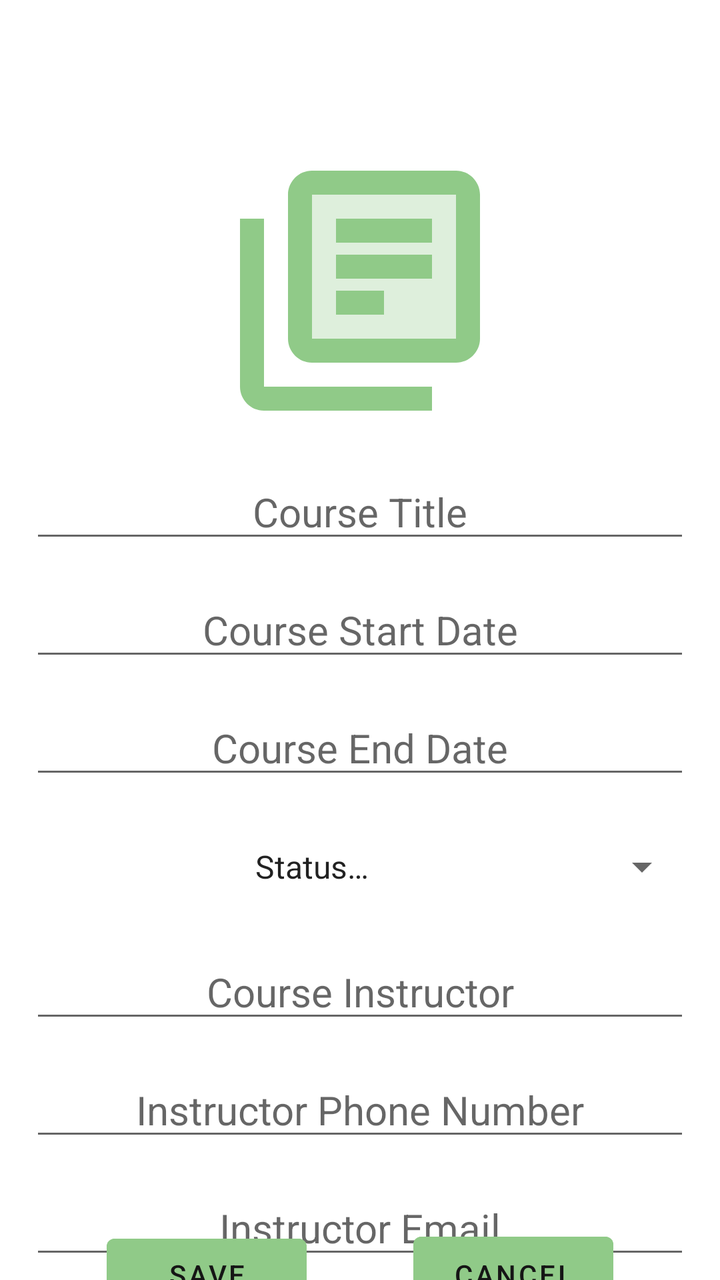
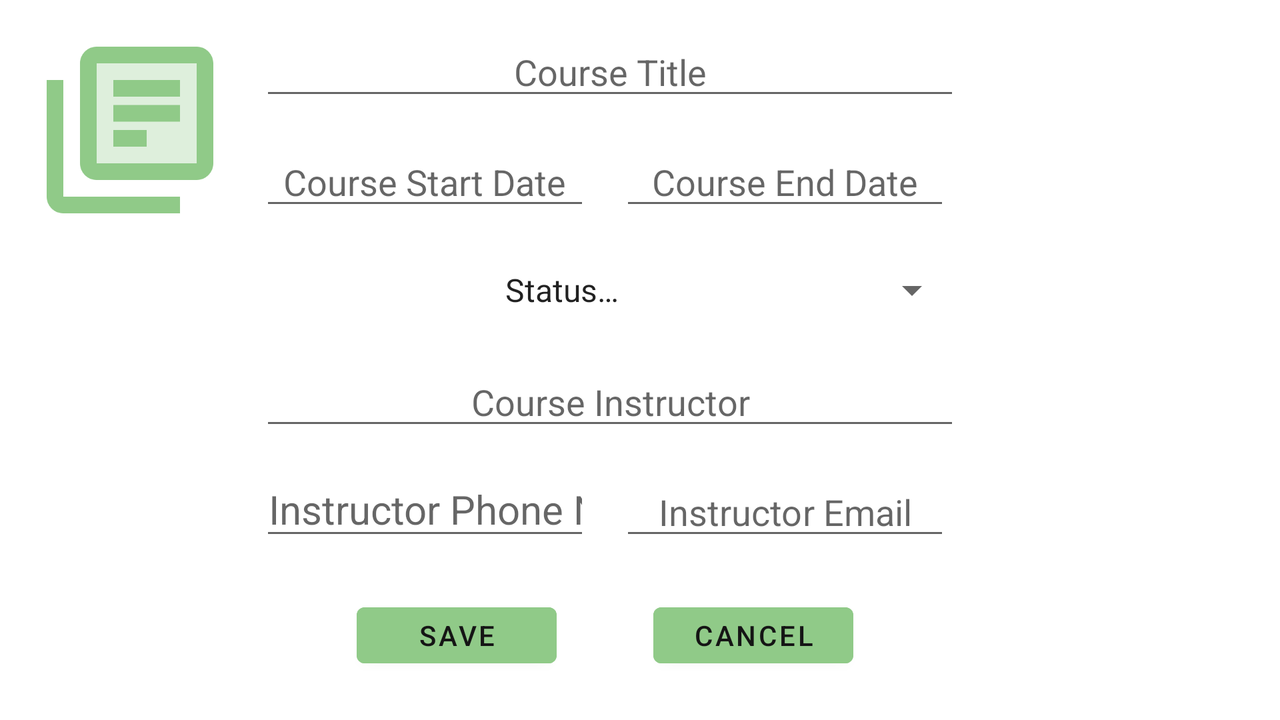

Two renders of one Android screen. The first uses the default layout on a phone; the second uses the alternative layout the repository ships for a different screen configuration, on a matching device. The two XML files are below.
<!-- AndroidManifest.xml: application theme Theme.ABM2_MobileApplication -->
<!-- res/layout/popup_new_course.xml -->
<?xml version="1.0" encoding="utf-8"?>
<androidx.constraintlayout.widget.ConstraintLayout xmlns:android="http://schemas.android.com/apk/res/android"
    xmlns:app="http://schemas.android.com/apk/res-auto"
    xmlns:tools="http://schemas.android.com/tools"
    android:layout_width="match_parent"
    android:layout_height="match_parent">

    <ImageView
        android:id="@+id/imageCourse"
        android:layout_width="144dp"
        android:layout_height="144dp"
        android:layout_margin="15dp"
        app:layout_constraintBottom_toBottomOf="parent"
        app:layout_constraintEnd_toEndOf="parent"
        app:layout_constraintHorizontal_bias="0.5"
        app:layout_constraintStart_toStartOf="parent"
        app:layout_constraintTop_toTopOf="parent"
        app:layout_constraintVertical_bias="0.125"
        app:srcCompat="@drawable/ic_twotone_library_books_24" />


    <EditText
        android:id="@+id/courseTitleText"
        android:layout_width="match_parent"
        android:layout_height="wrap_content"
        android:layout_margin="15dp"
        android:hint="Course Title"
        android:textAlignment="center"
        android:textSize="20sp"
        tools:layout_editor_absoluteX="15dp"
        tools:layout_editor_absoluteY="258dp"
        app:layout_constraintTop_toBottomOf="@+id/imageCourse"/>

    <EditText
        android:id="@+id/courseStartText"
        android:layout_width="match_parent"
        android:layout_height="wrap_content"
        android:layout_margin="15dp"
        android:hint="Course Start Date"
        android:focusable="false"
        android:textAlignment="center"
        android:textSize="20sp"
        app:layout_constraintTop_toBottomOf="@+id/courseTitleText" />

    <EditText
        android:id="@+id/courseEndText"
        android:layout_width="match_parent"
        android:layout_height="wrap_content"
        android:layout_margin="15dp"
        android:hint="Course End Date"
        android:focusable="false"
        android:textAlignment="center"
        android:textSize="20sp"
        app:layout_constraintTop_toBottomOf="@+id/courseStartText" />

    <Spinner
        android:id="@+id/statusSpinner"
        android:layout_width="match_parent"
        android:layout_height="48dp"
        android:layout_margin="15dp"
        android:defaultFocusHighlightEnabled="false"
        android:entries="@array/status_array"
        android:textAlignment="center"
        android:textSize="20sp"
        app:layout_constraintTop_toBottomOf="@+id/courseEndText" />

    <EditText
        android:id="@+id/instructorName"
        android:layout_width="match_parent"
        android:layout_height="wrap_content"
        android:layout_margin="15dp"
        android:hint="Course Instructor"
        android:textAlignment="center"
        android:textSize="20sp"
        app:layout_constraintTop_toBottomOf="@id/statusSpinner" />

    <EditText
        android:id="@+id/instructorPhone"
        android:layout_width="match_parent"
        android:layout_height="wrap_content"
        android:layout_margin="15dp"
        android:hint="Instructor Phone Number"
        android:inputType="phone"
        android:textAlignment="center"
        android:textSize="20sp"
        app:layout_constraintTop_toBottomOf="@+id/instructorName" />

    <EditText
        android:id="@+id/instructorEmail"
        android:layout_width="match_parent"
        android:layout_height="wrap_content"
        android:layout_margin="15dp"
        android:hint="Instructor Email"
        android:inputType="textEmailAddress"
        android:textAlignment="center"
        android:textSize="20sp"
        app:layout_constraintTop_toBottomOf="@+id/instructorPhone" />

    <Button
        android:id="@+id/saveButton"
        android:layout_width="wrap_content"
        android:layout_height="wrap_content"
        android:backgroundTint="@color/secondary"
        android:minWidth="100dp"
        android:minHeight="48dp"
        android:text="Save"
        android:textColor="@color/secondary_text"
        app:layout_constraintBottom_toBottomOf="parent"
        app:layout_constraintEnd_toStartOf="@+id/cancelButton"
        app:layout_constraintHorizontal_bias="0.5"
        app:layout_constraintStart_toStartOf="parent"
        app:layout_constraintTop_toBottomOf="@+id/instructorEmail" />

    <Button
        android:id="@+id/cancelButton"
        android:layout_width="wrap_content"
        android:layout_height="wrap_content"
        android:backgroundTint="@color/secondary"
        android:minWidth="100dp"
        android:minHeight="50dp"
        android:text="Cancel"
        android:textColor="@color/secondary_text"
        app:layout_constraintBottom_toBottomOf="parent"
        app:layout_constraintEnd_toEndOf="parent"
        app:layout_constraintHorizontal_bias="0.5"
        app:layout_constraintStart_toEndOf="@+id/saveButton"
        app:layout_constraintTop_toBottomOf="@+id/instructorEmail" />

</androidx.constraintlayout.widget.ConstraintLayout>
<!-- resources referenced by this layout -->
<resources>
  <string-array name="status_array">
          <item>Status…</item>
          <item>In Progress</item>
          <item>Completed</item>
          <item>Dropped</item>
          <item>Plan to Take</item>
      </string-array>
  <color name="secondary">#90CA88</color>
  <color name="secondary_text">#151515</color>
  <!-- drawable ic_twotone_library_books_24 (drawable) -->
  <vector android:height="24dp" android:tint="#90CA88"
      android:viewportHeight="24" android:viewportWidth="24"
      android:width="24dp" xmlns:android="http://schemas.android.com/apk/res/android">
      <path android:fillAlpha="0.3"
          android:fillColor="@android:color/white"
          android:pathData="M8,16h12L20,4L8,4v12zM10,6h8v2h-8L10,6zM10,9h8v2h-8L10,9zM10,12h4v2h-4v-2z" android:strokeAlpha="0.3"/>
      <path android:fillColor="@android:color/white" android:pathData="M4,22h14v-2L4,20L4,6L2,6v14c0,1.1 0.9,2 2,2zM6,4v12c0,1.1 0.9,2 2,2h12c1.1,0 2,-0.9 2,-2L22,4c0,-1.1 -0.9,-2 -2,-2L8,2c-1.1,0 -2,0.9 -2,2zM20,16L8,16L8,4h12v12zM10,9h8v2h-8zM10,12h4v2h-4zM10,6h8v2h-8z"/>
  </vector>
  <style name="Theme.ABM2_MobileApplication" parent="Theme.MaterialComponents.DayNight.DarkActionBar">
          
          <item name="colorPrimary">@color/primary</item>
          <item name="colorPrimaryVariant">@color/primary_light</item>
          <item name="colorOnPrimary">@color/primary_text</item>
          
          <item name="colorSecondary">@color/secondary</item>
          <item name="colorSecondaryVariant">@color/secondary_light</item>
          <item name="colorOnSecondary">@color/secondary_text</item>
          
          <item name="android:statusBarColor" tools:targetApi="l">?attr/colorPrimaryVariant</item>
          
      </style>
  <color name="primary">#0a872d</color>
  <color name="primary_light">#4fb85a</color>
  <color name="primary_text">#DADADA</color>
  <color name="secondary_light">#DADADA</color>
</resources>
<!-- res/layout-land/popup_new_course.xml (the repository's variant of the layout above) -->
<!-- drawn on the phone turned sideways -->
<?xml version="1.0" encoding="utf-8"?>
<androidx.constraintlayout.widget.ConstraintLayout xmlns:android="http://schemas.android.com/apk/res/android"
    xmlns:app="http://schemas.android.com/apk/res-auto"
    xmlns:tools="http://schemas.android.com/tools"
    android:layout_width="match_parent"
    android:layout_height="match_parent">

    <ImageView
        android:id="@+id/imageCourse"
        android:layout_width="100dp"
        android:layout_height="100dp"
        android:layout_margin="15dp"
        app:layout_constraintStart_toStartOf="parent"
        app:layout_constraintTop_toTopOf="parent"
        app:srcCompat="@drawable/ic_twotone_library_books_24" />

    <EditText
        android:id="@+id/courseTitleText"
        android:layout_width="350dp"
        android:layout_height="40dp"
        android:layout_margin="15dp"
        android:hint="Course Title"
        android:singleLine="true"
        android:textAlignment="center"
        android:textSize="18sp"
        app:layout_constraintStart_toEndOf="@+id/imageCourse"
        app:layout_constraintTop_toTopOf="parent" />

    <EditText
        android:id="@+id/courseStartText"
        android:layout_width="165dp"
        android:layout_height="40dp"
        android:layout_margin="15dp"
        android:focusable="false"
        android:hint="Course Start Date"
        android:textAlignment="center"
        android:textSize="18sp"
        app:layout_constraintStart_toEndOf="@id/imageCourse"
        app:layout_constraintTop_toBottomOf="@+id/courseTitleText" />

    <EditText
        android:id="@+id/courseEndText"
        android:layout_width="165dp"
        android:layout_height="40dp"
        android:layout_margin="15dp"
        android:focusable="false"
        android:hint="Course End Date"
        android:textAlignment="center"
        android:textSize="18sp"
        app:layout_constraintStart_toEndOf="@+id/courseStartText"
        app:layout_constraintTop_toBottomOf="@+id/courseTitleText" />

    <Spinner
        android:id="@+id/statusSpinner"
        android:layout_width="350dp"
        android:layout_height="40dp"
        android:layout_margin="15dp"
        android:defaultFocusHighlightEnabled="false"
        android:entries="@array/status_array"
        android:textAlignment="center"
        android:textSize="18sp"
        app:layout_constraintStart_toEndOf="@id/imageCourse"
        app:layout_constraintTop_toBottomOf="@+id/courseEndText" />

    <EditText
        android:id="@+id/instructorName"
        android:layout_width="350dp"
        android:layout_height="40dp"
        android:layout_margin="15dp"
        android:hint="Course Instructor"
        android:inputType="textPersonName"
        android:singleLine="true"
        android:textAlignment="center"
        android:textSize="18sp"
        app:layout_constraintStart_toEndOf="@id/imageCourse"
        app:layout_constraintTop_toBottomOf="@id/statusSpinner" />

    <EditText
        android:id="@+id/instructorPhone"
        android:layout_width="165dp"
        android:layout_height="40dp"
        android:layout_margin="15dp"
        android:hint="Instructor Phone Number"
        android:inputType="phone"
        android:textAlignment="center"
        android:textSize="20sp"
        app:layout_constraintStart_toEndOf="@id/imageCourse"
        app:layout_constraintTop_toBottomOf="@+id/instructorName" />

    <EditText
        android:id="@+id/instructorEmail"
        android:layout_width="165dp"
        android:layout_height="40dp"
        android:layout_margin="15dp"
        android:hint="Instructor Email"
        android:inputType="textEmailAddress"
        android:textAlignment="center"
        android:textSize="18sp"
        app:layout_constraintStart_toEndOf="@+id/instructorPhone"
        app:layout_constraintTop_toBottomOf="@+id/instructorName" />

    <Button
        android:id="@+id/saveButton"
        android:layout_width="wrap_content"
        android:layout_height="40dp"
        android:backgroundTint="@color/secondary"
        android:minWidth="100dp"
        android:minHeight="48dp"
        android:text="Save"
        android:textColor="@color/secondary_text"
        app:layout_constraintBottom_toBottomOf="parent"
        app:layout_constraintEnd_toStartOf="@+id/cancelButton"
        app:layout_constraintHorizontal_bias="0.5"
        app:layout_constraintStart_toStartOf="@+id/instructorPhone"
        app:layout_constraintTop_toBottomOf="@+id/instructorEmail" />

    <Button
        android:id="@+id/cancelButton"
        android:layout_width="wrap_content"
        android:layout_height="40dp"
        android:backgroundTint="@color/secondary"
        android:minWidth="100dp"
        android:minHeight="50dp"
        android:text="Cancel"
        android:textColor="@color/secondary_text"
        app:layout_constraintBottom_toBottomOf="parent"
        app:layout_constraintEnd_toEndOf="@+id/instructorEmail"
        app:layout_constraintHorizontal_bias="0.5"
        app:layout_constraintStart_toEndOf="@+id/saveButton"
        app:layout_constraintTop_toBottomOf="@+id/instructorEmail" />

</androidx.constraintlayout.widget.ConstraintLayout>
